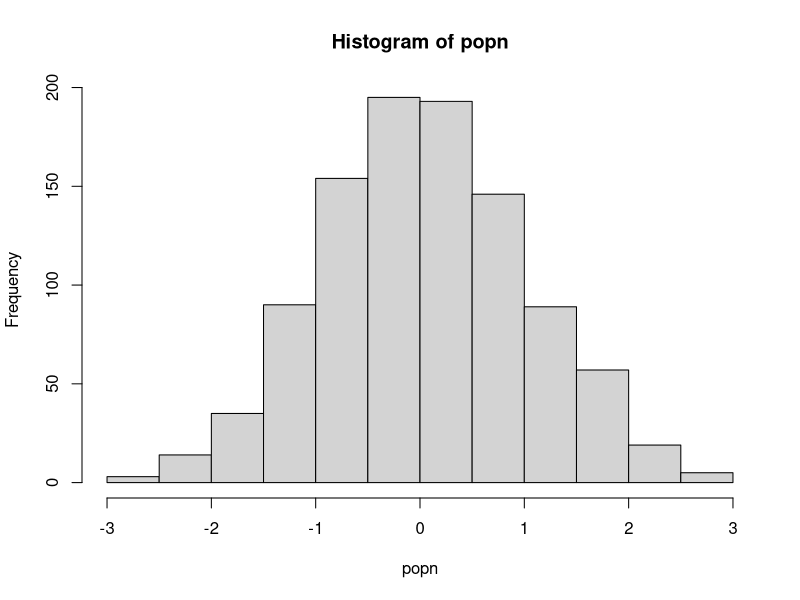

Recreate this plot in R.
######### Functions ##########

## A function to make a sample of size n from a population "popn" and return its mean
myexperiment <- function(popn, n){
    pop_sample <- sample(popn, n, replace = FALSE)
    return(mean(pop_sample))   
}

## Calculate means using a for loop without preallocation:
loopy_sample1 <- function(popn, n, num){
    result1 <- vector() #Initialize empty vector of size 1
    for(i in 1:num){
        result1 <- c(result1, myexperiment(popn, n))
    }
        return(result1)
}

## To run "num" iterations of the experiment using a for loop on a vector with preallocation:
loopy_sample2 <- function(popn, n, num){
    result2 <- vector(,num) #Preallocate expected size
    for(i in 1:num){
        result2[i] <- myexperiment(popn, n)
    }
        return(result2)
}

## To run "num" iterations of the experiment using a for loop on a list with preallocaiton:
loopy_sample3 <- function(popn, n, num){
    result3 <-vector("list", num) #Preallocate expected size
    for(i in 1:num){
        result3[[i]] <- myexperiment(popn, n)
    }
        return(result3)
}

## To run "num" iterations of the experiment using vectorization with lapply:
lapply_sample <- function(popn, n, num){
    result4 <- lapply(1:num, function(i) myexperiment(popn, n))
    return(result4)
}

## To run "num" iterations of the experiment using vectorization with sapply:
sapply_sample <- function(popn, n, num){
    result5 <- sapply(1:num, function(i) myexperiment(popn, n))
    return(result5)
}

popn <- rnorm(1000) # Generate the population
hist(popn)

n <- 20 # sample size for each experiment
num <- 1000 # Number of times to rerun the experiment

print("The loopy, non-preallocation approach takes:" )
print(system.time(loopy_sample1(popn, n, num)))

print("The loopy, but with preallocation approach takes:" )
print(system.time(loopy_sample2(popn, n, num)))

print("The loopy, non-preallocation approach takes:" )
print(system.time(loopy_sample3(popn, n, num)))

print("The vectorized sapply approach takes:" )
print(system.time(sapply_sample(popn, n, num)))

print("The vectorized lapply approach takes:" )
print(system.time(lapply_sample(popn, n, num)))

